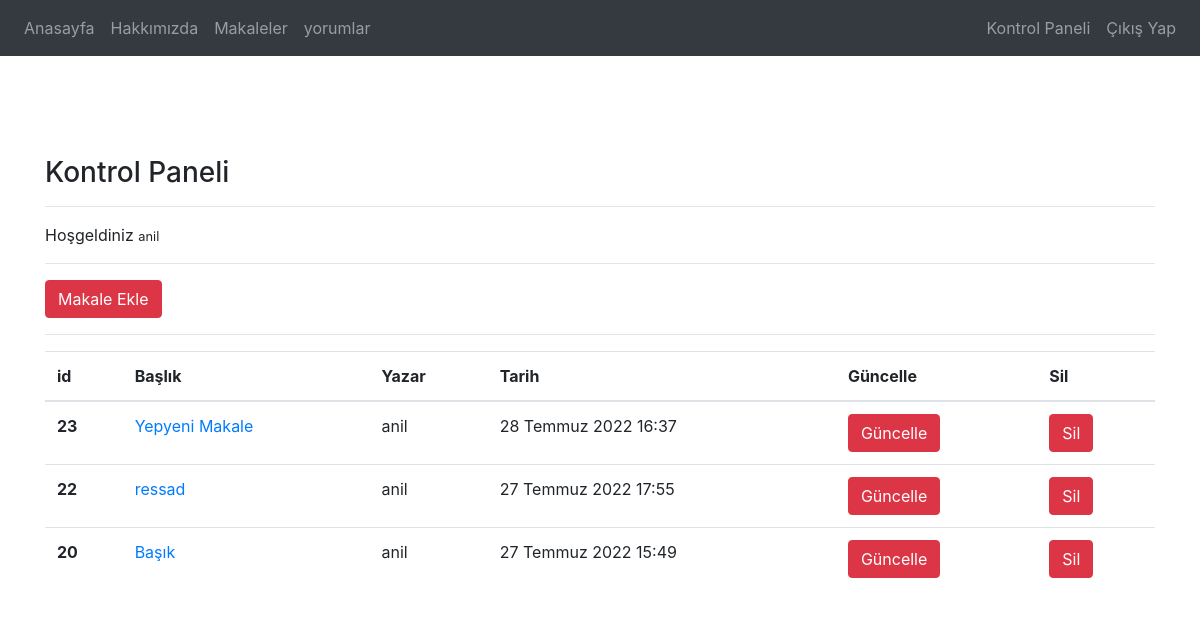
Screenshot of /articles/dashboard/ (signed in) with the database file from the repository.
### article/models.py (models this page shows, shortened)
class Article(models.Model):  #Önce modelsin içindeki model modülünden kalıtım almamız lazım
    author = models.ForeignKey("auth.User", on_delete=models.CASCADE, verbose_name= "Yazar") #Bununla bu alanımız aslında "user" tablosunu işareti ediyo diyoruz
    title = models.CharField(max_length=50, verbose_name="Başlık") # Başlığımızı simgeliceği için CharFielddan oluşturduk.
    content = RichTextField()
    created_date = models.DateTimeField(auto_now_add=True) # Bu şu demek biz herhangi bir veri eklediğimiz anda o anki tarihe bu created date'in içine atıcak
    article_image = models.FileField(blank = True, null = True, verbose_name="Makaleye Fotoğraf Ekleyin")
    class Meta:
        ordering = ['-created_date']

### article/views.py (the view)
# urls.py: path('dashboard/', views.dashboard, name = "kontrolPaneli"),
@login_required(login_url='user:giris')
def dashboard(request):
    articles = Article.objects.filter(author = request.user)
    context = {
        "articles" : articles
    }
    return render(request, "dashboard.html", context)

### templates/dashboard.html
{% extends "layout.html" %}
{% block body %}
<h3>Kontrol Paneli</h3>
<hr>
<p>
    Hoşgeldiniz <small>{{request.user.username}} </small>
</p>
<hr>
<a class="btn btn-danger" href="{% url 'article:makaleEkle' %}">Makale Ekle</a>
<hr>
{% if articles %}
<table class="table">
    <thead>
        <tr>
            <th scope="col">id</th>
            <th scope="col">Başlık</th>
            <th scope="col">Yazar</th>
            <th scope="col">Tarih</th>
            <th scope="col">Güncelle</th>
            <th scope="col">Sil</th>
        </tr>
    </thead>
    <tbody>
        {% for i in articles %}
        <tr>
            <th scope="row">{{i.id}} </th>
            <td><a href="{% url 'article:detay' i.id %}">{{i.title}}</a></td>
            <td>{{i.author.username}}</td>
            <td>{{i.created_date}}</td>
            <td><a href="{% url 'article:güncelle' i.id %}" class="btn btn-danger">Güncelle</a></td>
            <td><a href="{% url 'article:sil' i.id %}" class="btn btn-danger">Sil</a></td>
        </tr>
        {% endfor %}
</table>
{% else %}
<div class="alert alert-danger">
    Henüz bir makaleniz bulunmuyor...
</div>
{% endif %}
{% endblock body %}

### rows the page displays
Article: id "23", title "Yepyeni Makale", author.username "anil", created_date "28 Temmuz 2022 16:37"
Article: id "22", title "ressad", author.username "anil", created_date "27 Temmuz 2022 17:55"
Article: id "20", title "Başık", author.username "anil", created_date "27 Temmuz 2022 15:49"

### other values shown
{{ request.user.username }} "anil"
